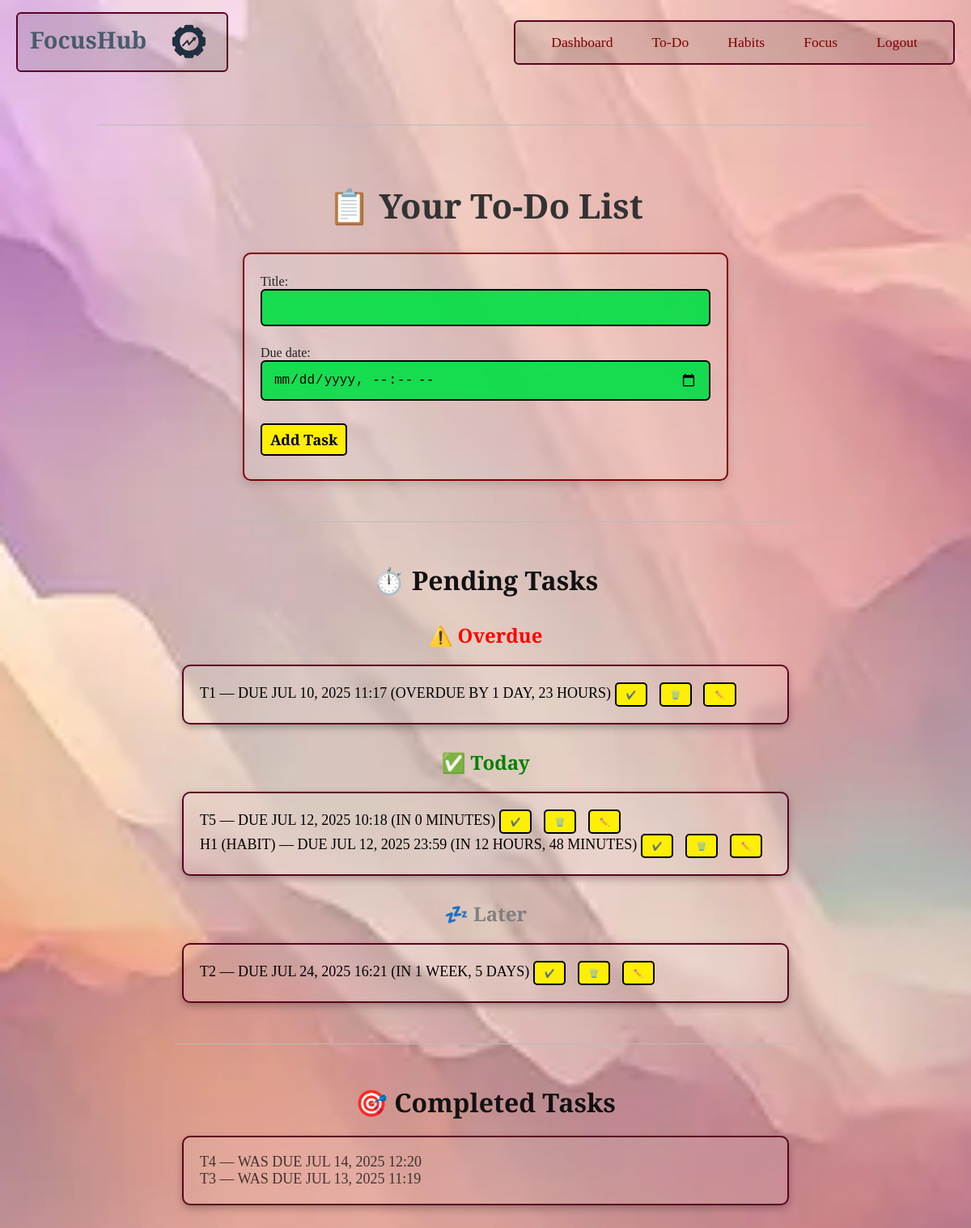
The app's page /todos/ (signed in), older data.
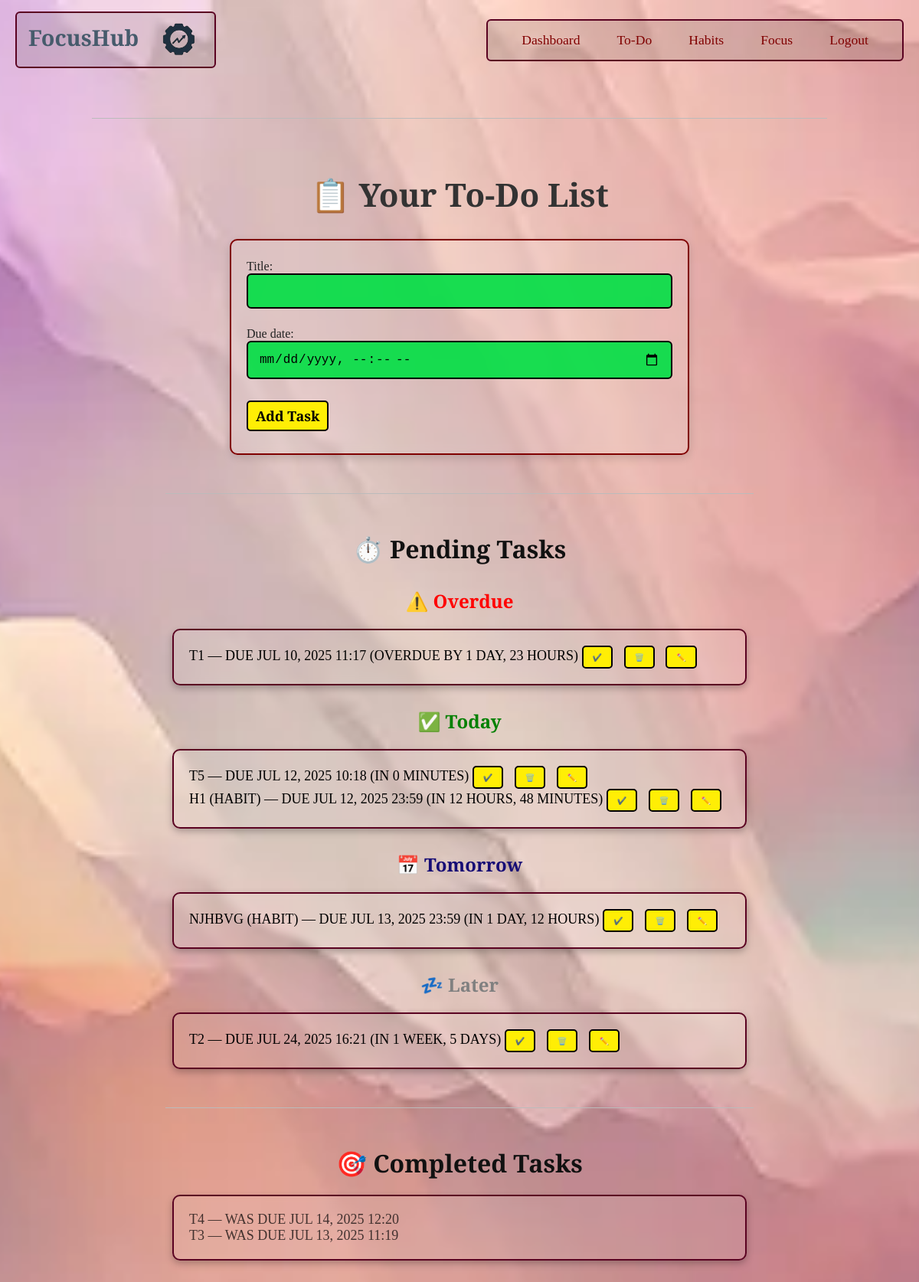
The same page, newer data.
### hub/models.py (models this page shows, shortened)
class Task(models.Model):
    user = models.ForeignKey(User, on_delete=models.CASCADE)
    title = models.CharField(max_length=255)
    is_done = models.BooleanField(default=False)
    due_date = models.DateTimeField(null=True, blank=True)
    created_at = models.DateTimeField(auto_now_add=True)
    from_habit = models.ForeignKey('Habit', null=True, blank=True, on_delete=models.SET_NULL)

### hub/utils.py (the view)
    def wrapper(request, *args, **kwargs):
        if request.user.is_authenticated:
            session = FocusSession.objects.filter(user=request.user, end_time__isnull=True).first()
            allowed_paths = ['/focus/', '/confirm_completion/', '/logout/']
            if session and request.path not in allowed_paths:
                return redirect('focus')
        return view_func(request, *args, **kwargs)

### hub/forms.py
class TaskForm(forms.ModelForm):
    class Meta:
        model = Task
        fields = ['title', 'due_date']
        widgets = {'due_date': forms.DateTimeInput(attrs={'type': 'datetime-local'})}

### hub/utils.py (called while the page is built)
def enforce_focus_lock(view_func):
    def wrapper(request, *args, **kwargs):
        if request.user.is_authenticated:
            session = FocusSession.objects.filter(user=request.user, end_time__isnull=True).first()
            allowed_paths = ['/focus/', '/confirm_completion/', '/logout/']
            if session and request.path not in allowed_paths:
                return redirect('focus')
        return view_func(request, *args, **kwargs)
    return wrapper

### templates/todos.html (shortened to what this page needs)
{% extends "base.html" %}
    {% block content %}
        <h2>📋 Your To-Do List</h2>
        <form method="post" class="add-form">
            {{ form.as_p }}
            <button class="add-button" type="submit">Add Task</button>
        </form>
        <hr>
        <h3>⏱️ Pending Tasks</h3>
        {% if grouped_tasks.overdue %}
            <h4 style="color: red;">⚠️ Overdue</h4>
            <ul class="tasks">
                {% for task in grouped_tasks.overdue %}
                    <li>
                        {% with task.due_date|timesince as diff %}
                            {{ task.title }} — due {{ task.due_date|date:"M d, Y H:i" }} (overdue by {{ diff }})
                        {% endwith %}
                        <form action="{% url 'complete_task' task.id %}" method="post">
                            <button type="submit">✔️</button>
                        </form>
                        <form action="{% url 'delete_task' task.id %}" method="post" onsubmit="return confirm('Are you sure you want to delete this task?');">
                            <button type="submit">🗑️</button>
                        </form>
                        <form action="{% url 'edit_task' task.id %}" method="get">
                            <button type="submit">✏️</button>
                        </form>
                    </li>
                {% endfor %}
            </ul>
        {% endif %}
        {% if grouped_tasks.today %}
            <h4 style="color: green;">✅ Today</h4>
            <ul class="tasks">
                {% for task in grouped_tasks.today %}
                    <li>
                        {% with task.due_date|timeuntil as diff %}
                            {{ task.title }} — due {{ task.due_date|date:"M d, Y H:i" }} (in {{ diff }})
                        {% endwith %}
                        <form action="{% url 'complete_task' task.id %}" method="post">
                            <button type="submit">✔️</button>
                        </form>
                        <form action="{% url 'delete_task' task.id %}" method="post" onsubmit="return confirm('Are you sure you want to delete this task?');">
                            <button type="submit">🗑️</button>
                        </form>
                        <form action="{% url 'edit_task' task.id %}" method="get">
                            <button type="submit">✏️</button>
                        </form>
                    </li>
                {% endfor %}
            </ul>
        {% endif %}
        {% if grouped_tasks.tomorrow %}
            <h4 style="color: #160c75;">📅 Tomorrow</h4>
            <ul class="tasks">
                {% for task in grouped_tasks.tomorrow %}
                    <li>
                        {% with task.due_date|timeuntil as diff %}
                            {{ task.title }} — due {{ task.due_date|date:"M d, Y H:i" }} (in {{ diff }})
                        {% endwith %}
                        <form action="{% url 'complete_task' task.id %}" method="post">
                            <button type="submit">✔️</button>
                        </form>
                        <form action="{% url 'delete_task' task.id %}" method="post" onsubmit="return confirm('Are you sure you want to delete this task?');">
                            <button type="submit">🗑️</button>
                        </form>
                        <form action="{% url 'edit_task' task.id %}" method="get">
                            <button type="submit">✏️</button>
                        </form>
                    </li>
                {% endfor %}
            </ul>
        {% endif %}
        {% if grouped_tasks.later %}
            <h4 style="color: gray;">💤 Later</h4>
            <ul class="tasks">
                    {% for task in grouped_tasks.later %}
                        <li>
                            {% with task.due_date|timeuntil as diff %}
                                {{ task.title }} — due {{ task.due_date|date:"M d, Y H:i" }} (in {{ diff }})
                            {% endwith %}
                            <form action="{% url 'complete_task' task.id %}" method="post">
                                <button type="submit">✔️</button>
                            </form>
                            <form action="{% url 'delete_task' task.id %}" method="post" onsubmit="return confirm('Are you sure you want to delete this task?');">
                                <button type="submit">🗑️</button>
                            </form>
                            <form action="{% url 'edit_task' task.id %}" method="get">
                                <button type="submit">✏️</button>
                            </form>
                        </li>
                    {% endfor %}
                </ul>
        {% endif %}
        <hr>
        <h3>🎯 Completed Tasks</h3>
        {% if completed_tasks %}
            <ul class="tasks">
                {% for task in completed_tasks %}
                    <li class="completed-task">
                        {{ task.title }} — was due {{ task.due_date|date:"M d, Y H:i" }}
                    </li>
                {% endfor %}
            </ul>
        {% else %}
            <p class="no-tasks">No completed tasks yet.</p>
        {% endif %}
    {% endblock %}

### templates/base.html (shortened to what this page needs)
{% load static %}
<!DOCTYPE html>
<html lang="en">
    <head>
    </head>
    <body>
        {% block header %}
            <header>
                <div class="container">
                    <div class="logo">FocusHub <img class="main-logo" src="{% static "C:\Users\ASUS\Desktop\X-UberanceProj\focushub\static\logo.png" %}"> </div>
                    <nav>
                        <ul>
                            {% if user.is_authenticated %}
                                <li><a href="{% url 'dashboard' %}">Dashboard</a></li>
                                <li><a href="{% url 'todos' %}">To-Do</a></li>
                                <li><a href="{% url 'habits' %}">Habits</a></li>
                                <li><a href="{% url 'focus' %}">Focus</a></li>
                                <li><a href="{% url 'logout' %}">Logout</a></li>
                            {% endif %}
                        </ul>
                    </nav>
                </div>
            </header>
        {% endblock %}
        <hr>
        <main>
            {% block content %}
            {% endblock %}
        </main>
    </body>
</html>

### templates/todos.html (style rules this page uses)
h2, h3, h4 { text-align: center; font-family: 'Playfair Display', serif; margin-bottom: 16px; }
h2 { color: #333; font-size: 42px; }
h3 { margin-top: 50px; font-size: 32px; color: #111; }
h4 { font-size: 24px; margin: 30px 0 10px; }
form { max-width: 600px; margin: 30px auto; padding: 25px 20px; background-color: rgba(255, 255, 255, 0.1); backdrop-filter: blur(6px); border: 2px solid #5a0221; border-radius: 10px; box-shadow: 0 4px 12px rgba(0, 0, 0, 0.15); border-color: maroon; }
input[type="text"], select { width: 100%; padding: 12px 14px; margin-bottom: 24px; border-radius: 6px; font-size: 16px; background-color: rgba(5, 223, 70, 0.918); border: 2px solid #000; }
button { display: inline-block; font-family: 'Playfair Display', serif; font-size: 18px; font-weight: bold; padding: 6px 10px; margin: 4px 4px 4px 0; background-color: #ffee05; color: #000; border: 2px solid #000; border-radius: 5px; cursor: pointer; vertical-align: middle; transition: background-color 0.2s ease; box-shadow: none; }
.tasks { list-style-type: none; padding: 20px; margin: 20px auto; max-width: 750px; border: 2px solid #5a0221; border-radius: 10px; background-color: rgba(255, 255, 255, 0.08); backdrop-filter: blur(5px); box-shadow: 0 4px 10px rgba(0, 0, 0, 0.25); text-transform: uppercase; }
li { font-size: 18px; color: #000; }
li form { display: inline-block; margin: 0 5px 0 0; vertical-align: middle; background-color: transparent; padding: 0; box-shadow: none; border: none; display: inline; margin-right: 10px; }
.completed-task { color: black; opacity: 0.7; text-transform: uppercase; }
hr { width: 80%; margin: 50px auto 30px; border-top: 1px solid #bbb; }
li button { font-family: 'Playfair Display', serif; font-size: 10px; padding: 6px 12px; margin: 0; background-color: #ffee05; color: #000; border: 2px solid #000; border-radius: 5px; cursor: pointer; transition: background-color 0.2s ease; box-shadow: none; box-sizing: border-box; line-height: normal; display: inline-flex; align-items: center; justify-content: center; }
input[type="datetime-local"] { width: 100%; padding: 12px 14px; margin-bottom: 24px; border-radius: 6px; font-size: 16px; background-color: rgba(5, 223, 70, 0.918); border: 2px solid #000; color: #000; box-sizing: border-box; line-height: normal; -webkit-appearance: none; appearance: none; }

Row changes from the older to the newer data that the page shows:
added Task: title "NJHBVG (HABIT)", due_date "JUL 13, 2025 23:59", diff "1 DAY, 12 HOURS", shown under "📅 Tomorrow"
Text that changed along with them:
text now shown: "📅 Tomorrow"
